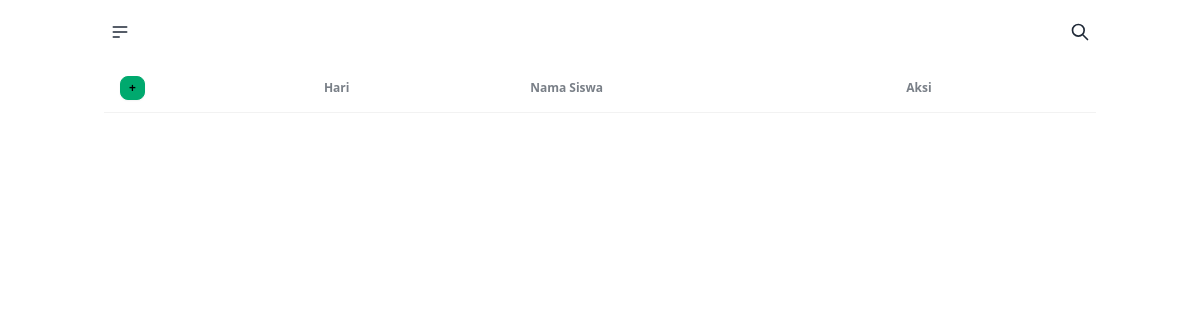
Page /admin/piket/index.php on the earlier database version.
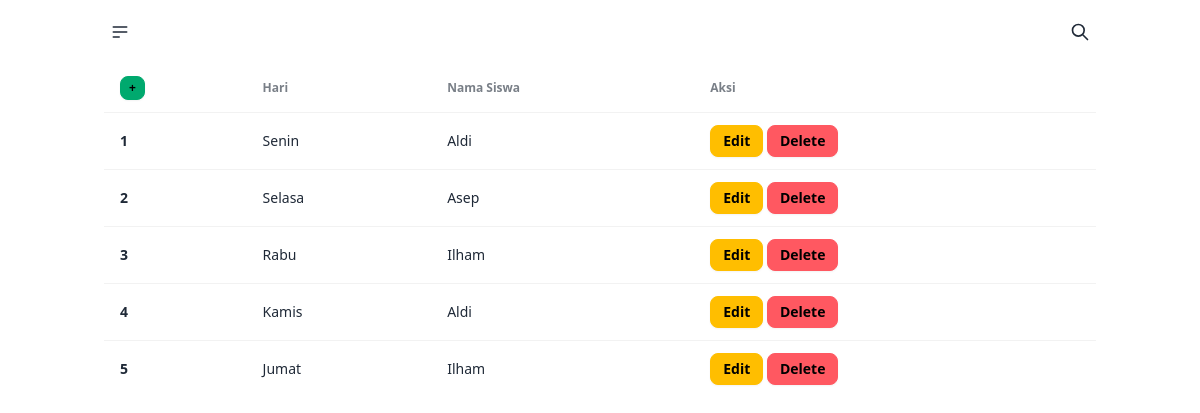
Same page on the later database version.
### tables this page shows
CREATE TABLE `jadwal_piket` (
  `id_piket` int NOT NULL,
  `id_hari` int NOT NULL,
  `id_siswa` int NOT NULL
);

CREATE TABLE `hari` (
  `id_hari` int NOT NULL,
  `nama_hari` enum('Senin','Selasa','Rabu','Kamis','Jumat') NOT NULL
);

CREATE TABLE `nama_siswa` (
  `id_siswa` int NOT NULL,
  `nama` text NOT NULL
);

### admin/piket/index.php (the view, shortened to what this page needs)
<?php
include '../../config.php';
?>
<!doctype html>
<html lang="en">
<head>
  <link rel="stylesheet" href="../../src/style/output.css" />
  <link
    href="https://cdn.jsdelivr.net/npm/daisyui@4.12.10/dist/full.min.css"
    rel="stylesheet"
    type="text/css" />
</head>
<body>
  <?php include '../nav-new.php' ?>
  <div class="container mx-auto">
    <div class="overflow-x-auto">
      <table class="table">
        <thead>
          <tr>
            <th><a href="create.php" class="btn btn-xs btn-success">+</a></th>
            <th>Hari</th>
            <th>Nama Siswa</th>
            <th>Aksi</th>
          </tr>
        </thead>
        <tbody>
          <?php
          $sql = "SELECT * FROM jadwal_piket
                    LEFT JOIN nama_siswa ON jadwal_piket.id_siswa = nama_siswa.id_siswa
                    LEFT JOIN hari ON jadwal_piket.id_hari = hari.id_hari";
          $i = 1;
          $query = mysqli_query($conn, $sql);
          while ($data = mysqli_fetch_assoc($query)):
          ?>
            <tr>
              <th><?= $i++ ?></th>
              <td><?= $data['nama_hari'] ?></td>
              <td><?= $data['nama'] ?></td>
              <td>
                <a href="update.php?id=<?= $data['id_piket'] ?>" type="submit" name="submit" class="btn btn-sm btn-warning">Edit</a>
                <a href="delete.php?id=<?= $data['id_piket'] ?>" class="btn btn-sm btn-error">Delete</a>
              </td>
            </tr>
          <?php endwhile; ?>
        </tbody>
      </table>
    </div>
  </div>
</body>
</html>

Differences in the rows shown:
added jadwal_piket: id_hari.nama_hari "Senin", id_siswa.nama "Aldi"
added jadwal_piket: id_hari.nama_hari "Selasa", id_siswa.nama "Asep"
added jadwal_piket: id_hari.nama_hari "Rabu", id_siswa.nama "Ilham"
added jadwal_piket: id_hari.nama_hari "Kamis", id_siswa.nama "Aldi"
added jadwal_piket: id_hari.nama_hari "Jumat", id_siswa.nama "Ilham"
